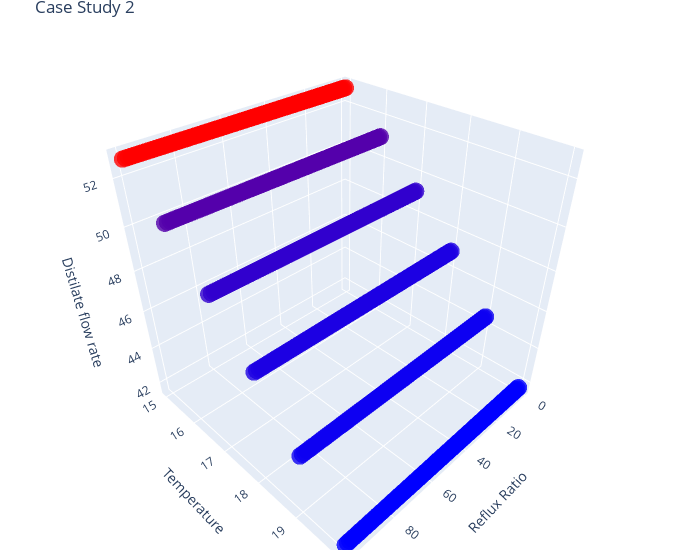
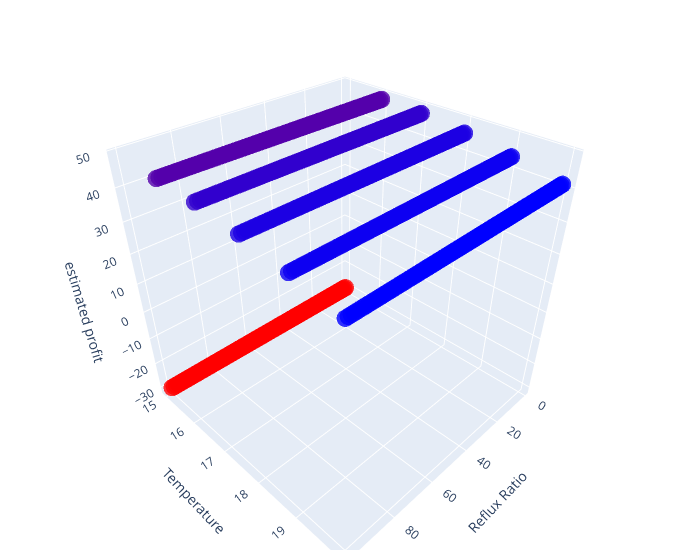

The notebook cell these images were saved under, in order:
### Markdown cell above
In case study 2 we varried the temperature and reflux ratio, again at our initial guess of a 50 kPa pressure drop in the flash drum. We see the same dependence on temperature we witnessed in case study one, though with some additional work we were able to get the simulation to converge at a greater range of temperatures. The biggest takeaway is that the reflux ratio does not have an effect on the product distilate stream or the condenser liquid flow rate. As we saw in Case study 1 there is a high cost with getting the last 5% recovery of MTBE which can be seen in the color coding on the graph below which is on a log scale.

### Code cell
fig = go.Figure(data = [go.Scatter3d(
    x=df2['RR'],
    y=df2['temp'],
    z=df2['dist flow'],
    mode='markers',
    marker=dict(
        size=6,
        color= np.log(df2['cond liq flow']),                # set color to an array/list of desired values
        colorscale='bluered',   # choose a colorscale
        opacity=0.8
    )
)])

fig.update_layout(title="Case Study 2",
                scene = dict(
                    xaxis_title='Reflux Ratio',
                    yaxis_title='Temperature',
                    zaxis_title='Distilate flow rate'),
                    width=700,
                    margin=dict(r=20, b=10, l=10, t=25))
fig.show()

fig = go.Figure(data = [go.Scatter3d(
    x=df2['RR'],
    y=df2['temp'],
    z=df2['profit'],
    mode='markers',
    marker=dict(
        size=6,
        color= np.log(df2['cond liq flow']),                # set color to an array/list of desired values
        colorscale='bluered',   # choose a colorscale
        opacity=0.8
    )
)])

fig.update_layout(scene = dict(
                    xaxis_title='Reflux Ratio',
                    yaxis_title='Temperature',
                    zaxis_title='estimated profit'),
                    width=700,
                    margin=dict(r=20, b=10, l=10, t=25))
fig.show()

### Figure 1 — Plotly figure (JSON) as saved in the notebook; plotly's stock layout.template omitted (floating-point values rounded to 4 significant figures; data arrays with more than 128 entries replaced by an {"elided": "..."} marker saying what was removed)
{"data": [{"marker": {"color": {"elided": "600 float values"}, "colorscale": [[0, "rgb(0,0,255)"], [1, "rgb(255,0,0)"]], "opacity": 0.8, "size": 6}, "mode": "markers", "type": "scatter3d", "x": {"elided": "600 int values"}, "y": {"elided": "600 int values"}, "z": {"elided": "600 float values"}}], "layout": {"margin": {"b": 10, "l": 10, "r": 20, "t": 25}, "scene": {"xaxis": {"title": {"text": "Reflux Ratio"}}, "yaxis": {"title": {"text": "Temperature"}}, "zaxis": {"title": {"text": "Distilate flow rate"}}}, "title": {"text": "Case Study 2"}, "width": 700}}

### Figure 2 — Plotly figure (JSON) as saved in the notebook; plotly's stock layout.template omitted (floating-point values rounded to 4 significant figures; data arrays with more than 128 entries replaced by an {"elided": "..."} marker saying what was removed)
{"data": [{"marker": {"color": {"elided": "600 float values"}, "colorscale": [[0, "rgb(0,0,255)"], [1, "rgb(255,0,0)"]], "opacity": 0.8, "size": 6}, "mode": "markers", "type": "scatter3d", "x": {"elided": "600 int values"}, "y": {"elided": "600 int values"}, "z": {"elided": "600 float values"}}], "layout": {"margin": {"b": 10, "l": 10, "r": 20, "t": 25}, "scene": {"xaxis": {"title": {"text": "Reflux Ratio"}}, "yaxis": {"title": {"text": "Temperature"}}, "zaxis": {"title": {"text": "estimated profit"}}}, "width": 700}}
